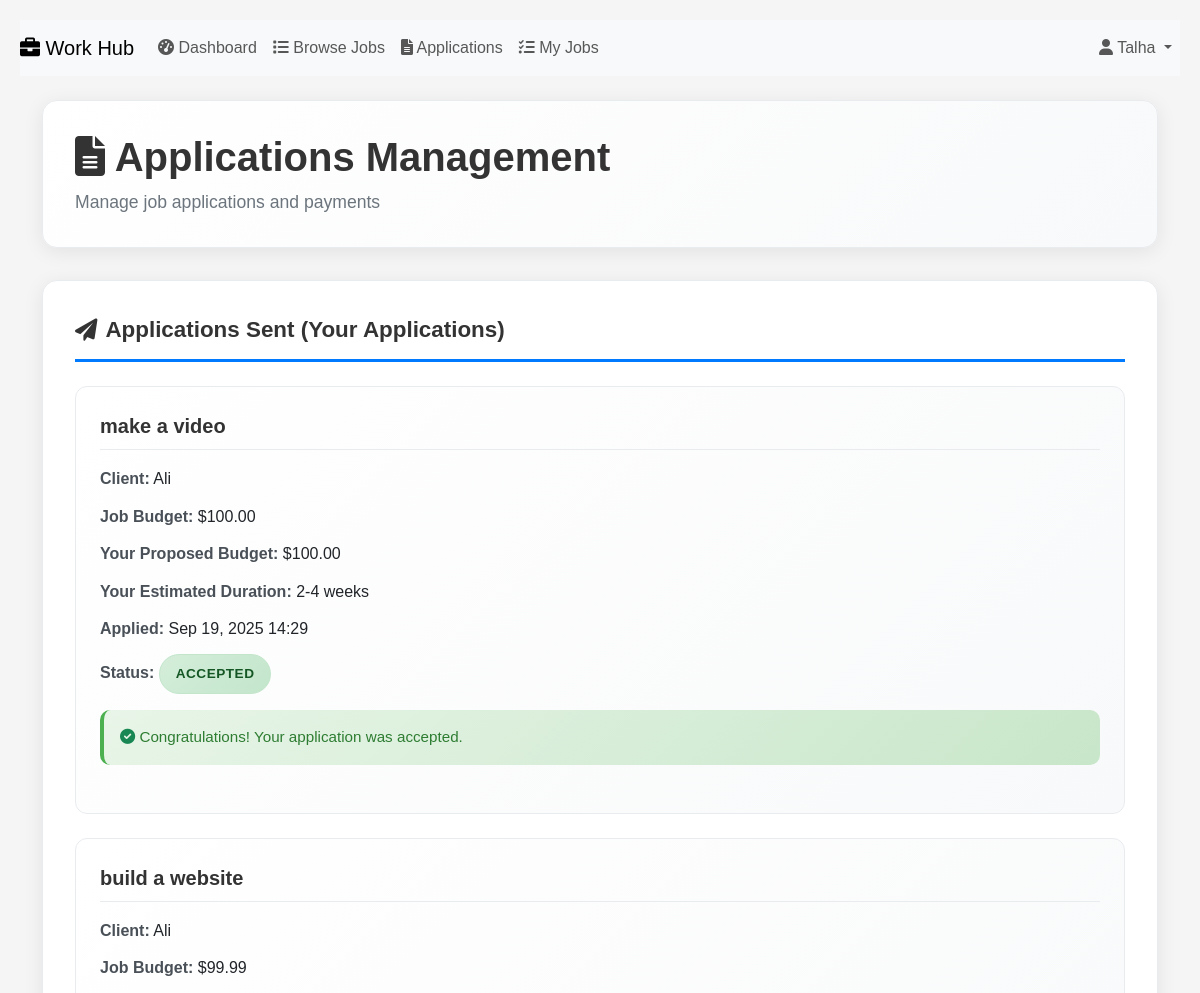
Before: /applications/ (signed in, upper part) with the older database file.
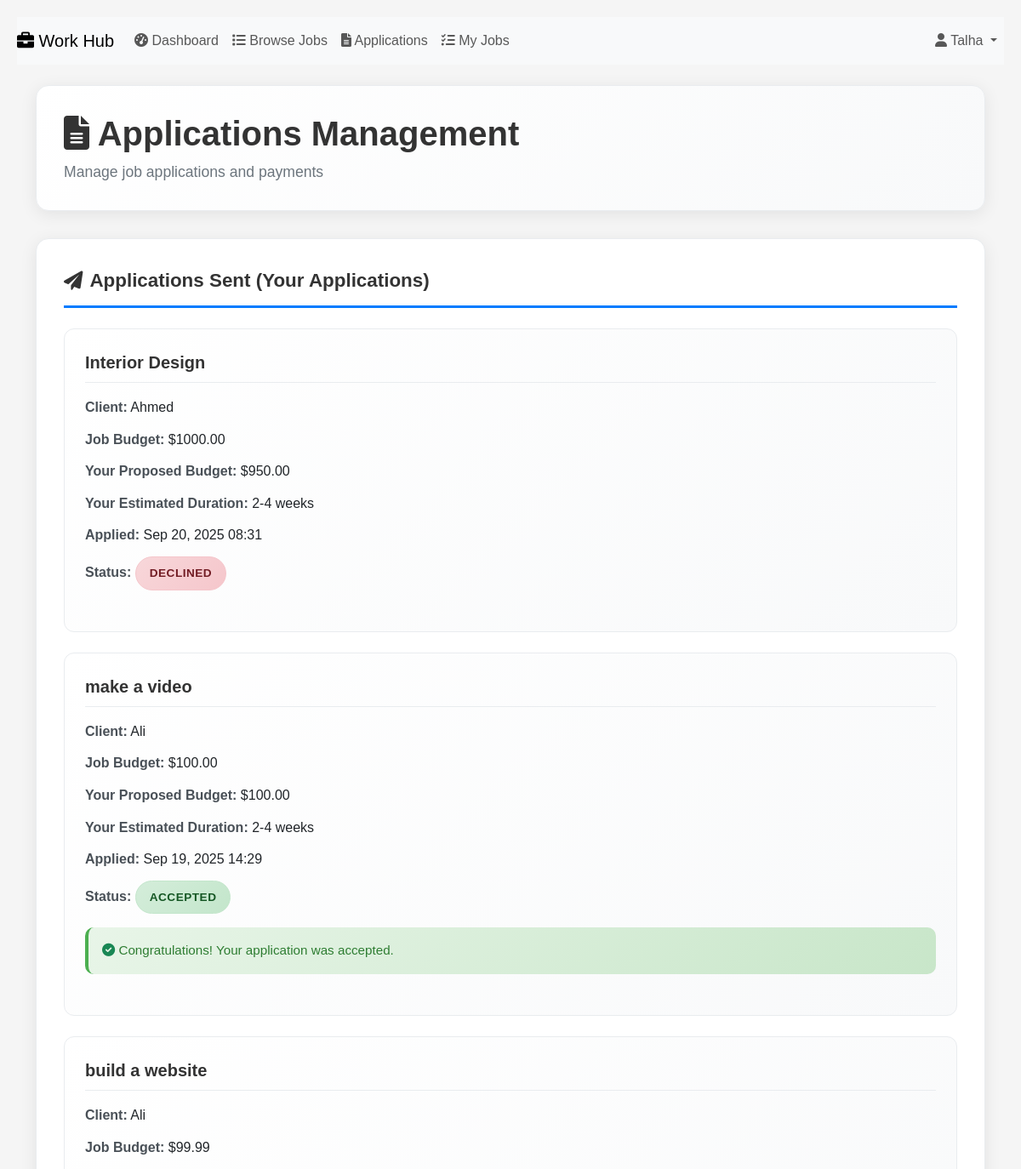
After: the same page with the newer database file.
### jobs/models.py (models this page shows, shortened)
class Application(models.Model):
    STATUS_CHOICES = [
        ('pending', 'Pending'),
        ('accepted', 'Accepted'),
        ('declined', 'Declined'),
    ]
    job = models.ForeignKey(Job, on_delete=models.CASCADE, related_name='applications')
    freelancer = models.ForeignKey(User, on_delete=models.CASCADE)
    cover_letter = models.TextField()
    proposed_budget = models.DecimalField(max_digits=10, decimal_places=2)
    estimated_duration = models.CharField(max_length=100)
    status = models.CharField(max_length=20, choices=STATUS_CHOICES, default='pending')
    applied_at = models.DateTimeField(auto_now_add=True)
    class Meta:
        unique_together = ['job', 'freelancer']
        ordering = ['-applied_at']

class Job(models.Model):
    CATEGORY_CHOICES = [
        ('web_dev', 'Web Development'),
        ('mobile_dev', 'Mobile Development'),
        ('design', 'Design'),
        ('writing', 'Writing'),
        ('marketing', 'Marketing'),
        ('data_entry', 'Data Entry'),
        ('other', 'Other'),
    ]
    STATUS_CHOICES = [
        ('open', 'Open'),
        ('in_progress', 'In Progress'),
        ('completed', 'Completed'),
        ('cancelled', 'Cancelled'),
    ]
    title = models.CharField(max_length=200)
    description = models.TextField()
    category = models.CharField(max_length=20, choices=CATEGORY_CHOICES)
    budget = models.DecimalField(max_digits=10, decimal_places=2)
    deadline = models.DateField()
    status = models.CharField(max_length=20, choices=STATUS_CHOICES, default='open')
    client = models.ForeignKey(User, on_delete=models.CASCADE, related_name='posted_jobs')
    freelancer = models.ForeignKey(User, on_delete=models.SET_NULL, null=True, blank=True, related_name='assigned_jobs')
    created_at = models.DateTimeField(auto_now_add=True)
    updated_at = models.DateTimeField(auto_now=True)
    class Meta:
        ordering = ['-created_at']

### jobs/views.py (the view)
# urls.py: path('applications/', views.applications, name='applications'),
@login_required
def applications(request):
    client_applications = Application.objects.filter(job__client=request.user)
    freelancer_applications = Application.objects.filter(freelancer=request.user)
    context = {
        'client_applications': client_applications,
        'freelancer_applications': freelancer_applications
    }
    return render(request, 'jobs/applications.html', context)

### jobs/templates/jobs/applications.html (shortened to what this page needs)
{% extends 'jobs/layout2.html' %}
{% load static %}
{% block body %}
<div class="container mt-4">
    <div class="header">
        <h1><i class="fas fa-file-alt"></i> Applications Management</h1>
        <p>Manage job applications and payments</p>
    </div>
    {% if freelancer_applications %}
    <div class="section">
        <div class="section-title"><i class="fas fa-paper-plane"></i> Applications Sent (Your Applications)</div>
        {% for application in freelancer_applications %}
            <div class="application-card" data-application-id="{{ application.id }}">
                <div class="job-title">{{ application.job.title }}</div>
                <div class="application-details">
                    <p><strong>Client:</strong> {{ application.job.client.username }}</p>
                    <p><strong>Job Budget:</strong> ${{ application.job.budget }}</p>
                    <p><strong>Your Proposed Budget:</strong> ${{ application.proposed_budget }}</p>
                    <p><strong>Your Estimated Duration:</strong> {{ application.estimated_duration }}</p>
                    <p><strong>Applied:</strong> {{ application.applied_at|date:"M d, Y H:i" }}</p>
                    <p><strong>Status:</strong>
                        <span class="status-badge status-{{ application.status }}">
                            {{ application.get_status_display }}
                        </span>
                    </p>
                    {% if application.status == 'accepted' %}
                        <div class="wallet-info success-info">
                            <i class="fas fa-check-circle text-success"></i> Congratulations! Your application was accepted.
                        </div>
                    {% endif %}
                </div>
            </div>
        {% endfor %}
    </div>
    {% endif %}
</div>
{% endblock %}

Changed rows visible on the page:
added Application: job "Interior Design", job.client.username "Ahmed", job.budget "1000.00", proposed_budget "950.00", estimated_duration "2-4 weeks", applied_at "Sep 20, 2025 08:31", status "DECLINED"
